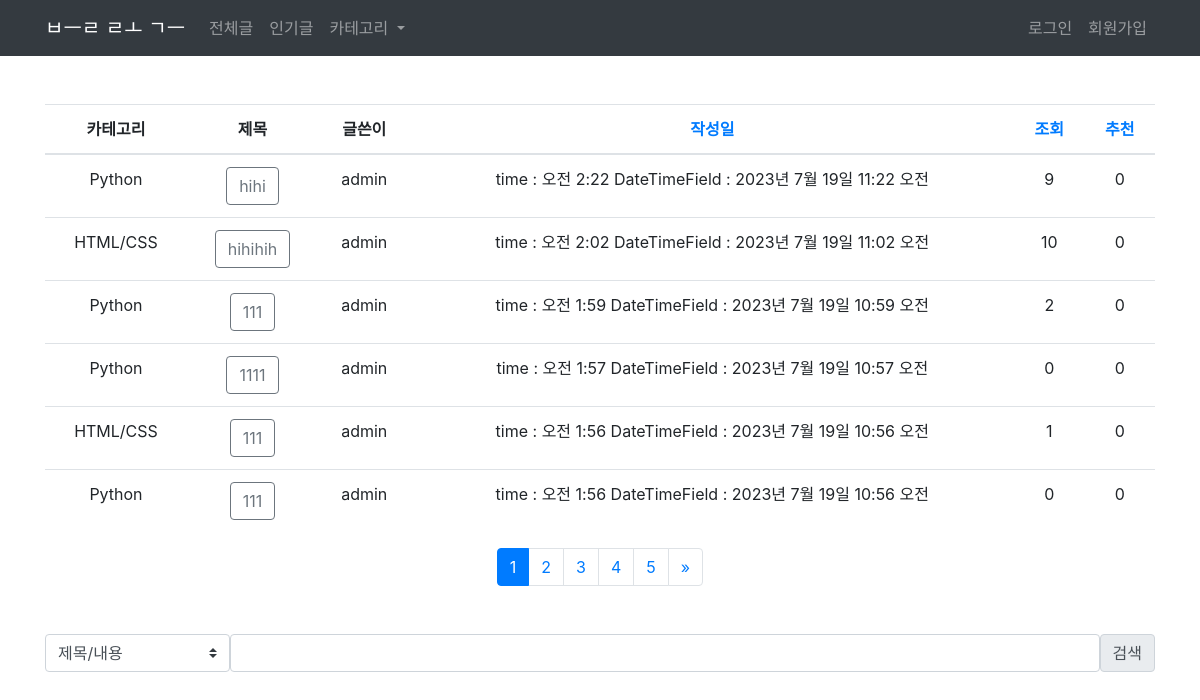
/blog/, run on an earlier commit of the app's database.
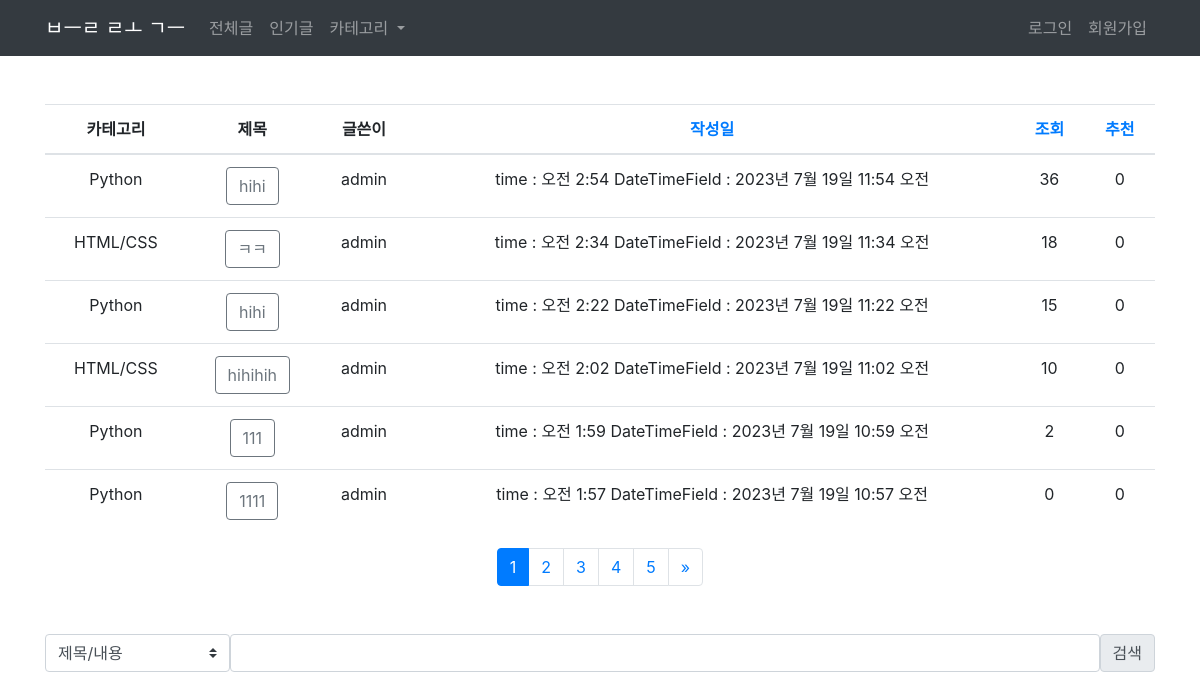
And on a later commit of the database.
### blog/models.py (models this page shows, shortened)
class Post(models.Model):
    CATEGORY_CHOICES = [
        ('HTML/CSS', 'HTML/CSS'),
        ('Python', 'Python'),
        ('Django', 'Django'),
        ('고양이', '고양이'),
    ]
    title = models.CharField(max_length=200)
    content = models.TextField(null=True, blank=True)
    writer = models.ForeignKey(User, on_delete=models.CASCADE)
    updated_at = models.DateTimeField(auto_now=True)
    created_at = models.DateTimeField(auto_now_add=True)
    views = models.IntegerField(default=0)
    likes = models.IntegerField(default=0)
    category = models.CharField(max_length=50, choices=CATEGORY_CHOICES)

### blog/views.py (the view)
# urls.py: path("", views.PostList.as_view(), name="list"),
class PostList(View):
    def get(self, request):
        if request.GET.get('sort'):
            sort = request.GET.get('sort')
        else:
            sort = 'created_at'
        posts = Post.objects.all()
        posts_sorted = sorted(
            posts, key=lambda x: getattr(x, sort), reverse=True)
        posts_per_page = 6
        page_number = request.GET.get('page', 1)
        paginator = Paginator(posts_sorted, posts_per_page)
        try:
            page = paginator.page(page_number)
        except InvalidPage:
            page = paginator.page(1)
        context = {
            "posts": page,
            "sort": sort,
        }
        return render(request, "blog/post_list.html", context)

### blog/templates/blog/post_list.html (shortened to what this page needs)
{% extends 'base.html' %}
{% block content %}
{% if posts %}
<table class="table table-hover text-center mt-5">
    <thead class="thead">
        <tr>
            <th>카테고리</th>
            <th>제목</th>
            <th>글쓴이</th>
            <th><a href="?sort=created_at" class="text">작성일</a></th>
            <th><a href="?sort=views" class="text-reset">조회</a></th>
            <th><a href="?sort=likes" class="text-reset">추천</a></th>
        </tr>
    </thead>
    <tbody>
        {% if sort %}
            {% for post in posts|dictsortreversed:sort %}
            <tr>
                <td>{{ post.category }}</td>
                <td><a href="{% url 'blog:detail' post_id=post.pk %}" class="btn btn-outline-secondary">{{ post.title }}</a></td>
                <td>{{ post.writer }}</td>
                <td>time : {{ post.created_at.time }} DateTimeField : {{ post.created_at }} </td>
                <td>{{ post.views }}</td>
                <td>{{ post.likes }}</td>
            </tr>
            {% endfor %}
        {% endif %}
    </tbody>
</table>
{% else %}
    {% if query %}
    <p>일치하는 검색 결과가 없습니다.</p>
    {% else %}
    <p>작성된 게시글이 없습니다.</p>
    {% endif %}
{% endif %}
{% if posts.has_other_pages %}
<nav aria-label="Page navigation">
  <ul class="pagination justify-content-center">
    {% for i in posts.paginator.page_range %}
      {% if posts.number == i %}
        <li class="page-item active"><a class='page-link' href='#'>{{ i }}</a></li>
      {% else %}
        <li class='page-item'>
            <a class='page-link' href="?page={{ i }}&sort={{sort}}">{{ i }}</a>
        </li>
      {% endif %}
    {% endfor %}
    {% if posts.has_next %}
    <li class="page-item">
      <a class="page-link" href="?page={{ posts.next_page_number }}&sort={{sort}}" aria-label="Next">
        <span aria-hidden="true">&raquo;</span>
      </a>
    </li>
    {% endif %}
  </ul>
</nav>
{% endif %}
<form action="{% url 'blog:search' %}" method='get' class='d-flex mt-5'>
    <select class="custom-select col col-lg-2" name='q-opt'>
        <option selected value="1">제목/내용</option>
    </select>
    <input type="text" name='q' class='form-control'>
    <input type="submit" value="검색" class="input-group-text">
</form>
{% endblock content %}

### templates/base.html (shortened to what this page needs)
<!DOCTYPE html>
<html lang="kr">
  <head>
    <link rel="stylesheet" href="https://cdn.jsdelivr.net/npm/bootstrap@4.0.0/dist/css/bootstrap.min.css" />
  </head>
  <body>
    <nav class="navbar sticky-top navbar-expand-lg navbar-dark bg-dark">
      <div class='container'>
          <a class="navbar-brand mw-5" href="{% url 'main' %}">ㅂㅡㄹ ㄹㅗ ㄱㅡ</a>
          <div class="collapse navbar-collapse" id="navbarSupportedContent">
            <ul class="navbar-nav mr-auto">
              <li class="nav-item">
                <a class="nav-link" href="{% url 'blog:list' %}">전체글</a>
              </li>
              <li class="nav-item">
                <a class="nav-link" href="{% url 'blog:hot' %}">인기글</a>
              </li>
              <li class="nav-item dropdown">
                <a class="nav-link dropdown-toggle" href="#" id="navbarDropdown" role="button" data-toggle="dropdown" aria-haspopup="true" aria-expanded="false">
                카테고리
                </a>
              </li>
            </ul>
            <ul class="navbar-nav ms-auto">
                {% if request.user.is_authenticated %}
                <li class="nav-item">
                    <a class="nav-link" href="{% url 'user:logout' %}">로그아웃</a>
                </li>
                {% else %}
                <li class="nav-item">
                    <a class="nav-link" href="{% url 'user:login' %}">로그인</a>
                </li>
                <li class="nav-item">
                    <a class="nav-link" href="{% url 'user:register' %}">회원가입</a>
                </li>
                {% endif %}
            </ul>
          </div>
      </div>
    </nav>
    <div class="container mt-3">
        {% load static %}
        <link rel="stylesheet" href="https://uicdn.toast.com/editor/latest/toastui-editor.min.css"/>
        {% block content %}
        {% endblock %}
    </div>
  </body>
</html>

What changed in the data, as far as the page shows it:
no longer on this page (row unchanged): Post: category "HTML/CSS", title "111", writer "admin", created_at.time "오전 1:56", created_at "2023년 7월 19일 10:56 오전", views "1", likes "0"
no longer on this page (row unchanged): Post: category "Python", title "111", writer "admin", created_at.time "오전 1:56", created_at "2023년 7월 19일 10:56 오전", views "0", likes "0"
added Post: category "Python", title "hihi", writer "admin", created_at.time "오전 2:54", created_at "2023년 7월 19일 11:54 오전", views "36", likes "0"
added Post: category "HTML/CSS", title "ㅋㅋ", writer "admin", created_at.time "오전 2:34", created_at "2023년 7월 19일 11:34 오전", views "18", likes "0"
changed Post "오전 2:22": views "9" → "15"
